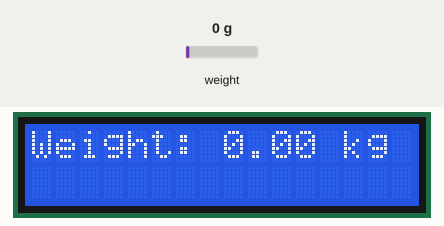
This sketch was run on a simulated Arduino Uno, built with avr-gcc and run on an emulated ATmega328P. Parts: 16×2 character LCD. The test bench sets the inputs (shaded band); at power-on: weight on the scale 0 g. What the sketch prints to the serial monitor is not drawn.

Above: at 1.2 s.
1.3 s: weight on the scale set to 1250 g
At 2.1 s:
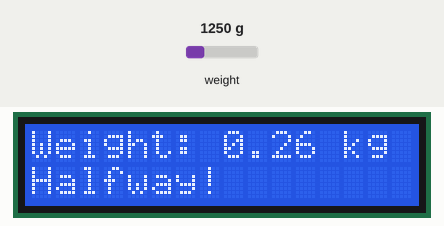
2.9 s: weight on the scale set to 2500 g
At 4.2 s:
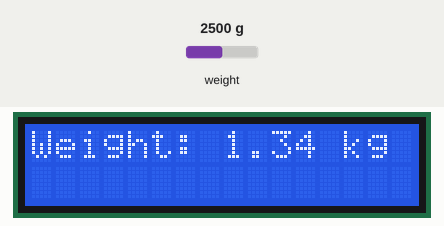
4.7 s: weight on the scale set to 3750 g
At 5.6 s:
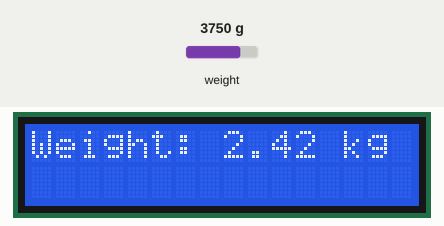
Timing chart, 0 to 7.7 s (numbered marks = the images above; inputs shaded):
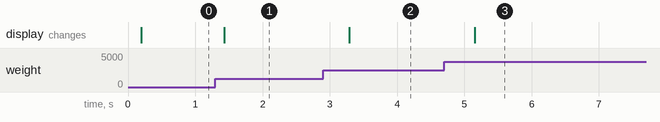

The sketch:

main.ino
```cpp
#include "HX711.h"
#include "LiquidCrystal_I2C.h"

const int DT_PIN = 7;
const int SCK_PIN = 8;

HX711 scale;

const int I2C_ADDRESS = 0x27;
const int LCD_COLUMNS = 16;
const int LCD_ROWS = 2;

LiquidCrystal_I2C lcd(I2C_ADDRESS, LCD_COLUMNS, LCD_ROWS);

const long ZERO_READING = 398; // şişe boş
const long FULL_SCALE_READING = 641;  // şişe full doluyken
const float KNOWN_WEIGHT = 0.5; // max su ml

float scale_factor;
float reference_voltage = 5.0;

void setup() {
  Serial.begin(9600);
  scale.begin(DT_PIN, SCK_PIN);

  lcd.init();
  lcd.backlight();
  lcd.setCursor(0, 0);
  lcd.print("Weight: ");

  scale_factor = (FULL_SCALE_READING - ZERO_READING) / KNOWN_WEIGHT;
}

void loop() {
  if (scale.is_ready()) {
    long raw_reading = (scale.read())/1000;
    //Serial.println(raw_reading);

    float voltage = (raw_reading / 1023.0) * reference_voltage;
    //Serial.println(voltage);

    float weight = (raw_reading - ZERO_READING) / scale_factor;
    Serial.println(weight);

    if (weight < 0) {
      weight = 0;
    }

    if (weight >= 0.1 && weight <= 0.2) {
      lcd.setCursor(0, 1);
      lcd.print("Almost!");
    } else if (weight > 0.2 && weight <= 0.3) {
      lcd.setCursor(0, 1);
      lcd.print("Halfway!");
    } else if (weight > 0.3 && weight <= 0.5) {
      lcd.setCursor(0, 1);
      lcd.print("Drink up!");
    } else {
      lcd.setCursor(0, 1);
      lcd.print("              ");

    }

    lcd.setCursor(8, 0);
    lcd.print(weight, 2);
    lcd.setCursor(13, 0);
    lcd.print("kg");

    delay(500);
  }
}
```

Measured:
- after the input at 1.3 s, the display: changes after 0.13 s (image 1)
- after the input at 2.9 s, the display: changes after 0.39 s (image 2)
- after the input at 4.7 s, the display: changes after 0.45 s (image 3)
